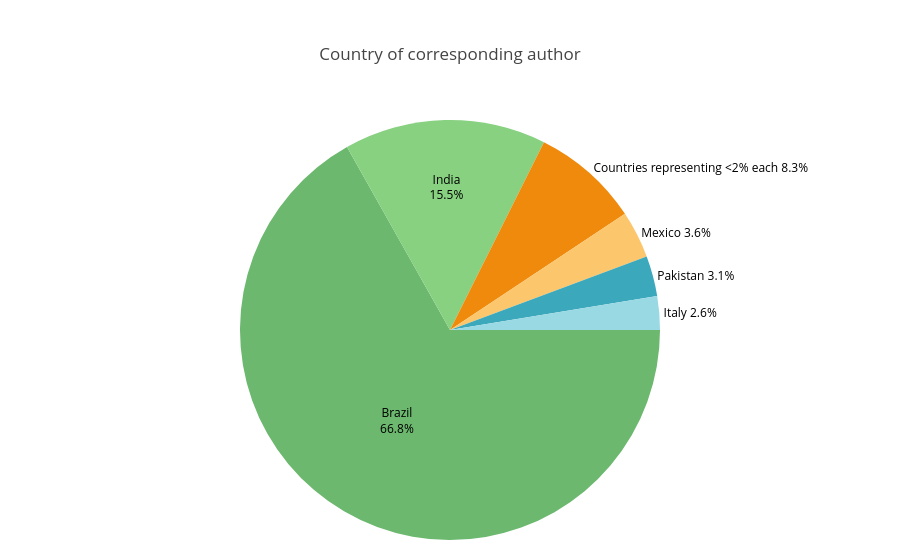

Here is the notebook cell this chart was saved with:
### Markdown cell above
### Country of Corresponding Author

### Code cell
# Title: Corresponding Author Country Distribution (Pie Chart)
# Description: Cleans and standardizes country names, groups countries contributing <2% of studies into a single "Countries representing <2% each" category, 
#              calculates percentages, renders a Plotly pie chart with adaptive label placement (inside/outside), and saves the figure as 'country_pie.png'.

# Prepare and normalize data
country_series = (
    df['Country of corresponding author']
    .fillna('Unknown')
    .astype(str)
    .str.strip()
    .replace({'Parkistan': 'Pakistan'})
)

# Initial counts to determine <2% threshold
initial_counts = country_series.value_counts()
initial_total = int(initial_counts.sum())

# Group all countries contributing <2% into "Other"
threshold_pct = 2.0
to_other = initial_counts[(initial_counts / initial_total) * 100 < threshold_pct].index
country_series_grouped = country_series.replace({k: 'Countries representing <2% each' for k in to_other})

# Final counts/labels/values after grouping
country_counts = country_series_grouped.value_counts()
labels = country_counts.index.tolist()
values = country_counts.values.tolist()

# Compute percentages and set label positions
total = int(sum(values))
percentages = [(v / total) * 100 if total else 0 for v in values]
percentages_cutoff = 10
text_positions = ['outside' if p < percentages_cutoff else 'inside' for p in percentages]
custom_text = [
    f"{label}<br>{percent:.1f}%" if position == 'inside'
    else f"{label} {percent:.1f}%"
    for label, percent, position in zip(labels, percentages, text_positions)
]

# Build pie chart (Plotly shows leader lines automatically for outside labels)
country_pie = go.Figure(
    data=[
        go.Pie(
            labels=labels,
            values=values,
            text=custom_text,
            textinfo='text',
            textposition=text_positions,
            insidetextorientation='horizontal',
            sort=False,
            direction='clockwise',
            rotation=90,
        )
    ]
)

country_pie.update_traces(
    textfont=dict(size=12, color='black'),
    insidetextfont=dict(color='black'),
)

textfont = dict(size=12, color='black'),
country_pie.update_layout(
    title='Country of corresponding author',
    showlegend=False,
    margin=dict(t=120, b=20, l=20, r=20)
)

country_pie.show()  #Plotly figures are data objects when created, call .show() to display them

#Save the figure as a PNG file. Note: matplotlib uses .figure.savefig(), plotly uses .write_image().
country_pie.write_image('country_pie.png', width=800, height=600, scale=2)

### Figure 1 — Plotly figure (JSON) as saved in the notebook; plotly's stock layout.template omitted (floating-point values rounded to 4 significant figures)
{"data": [{"direction": "clockwise", "insidetextorientation": "horizontal", "labels": ["Brazil", "India", "Countries representing <2% each", "Mexico", "Pakistan", "Italy"], "rotation": 90, "sort": false, "text": ["Brazil<br>66.8%", "India<br>15.5%", "Countries representing <2% each 8.3%", "Mexico 3.6%", "Pakistan 3.1%", "Italy 2.6%"], "textinfo": "text", "textposition": ["inside", "inside", "outside", "outside", "outside", "outside"], "values": [129, 30, 16, 7, 6, 5], "type": "pie", "textfont": {"color": "black", "size": 12}, "insidetextfont": {"color": "black"}}], "layout": {"margin": {"t": 120, "b": 20, "l": 20, "r": 20}, "title": {"text": "Country of corresponding author"}, "showlegend": false}}
